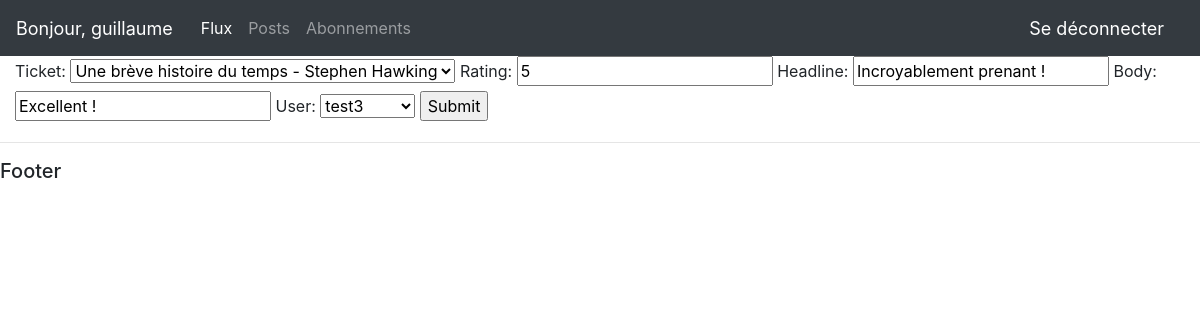
Page /update_review/1 (signed in) on the earlier database version.
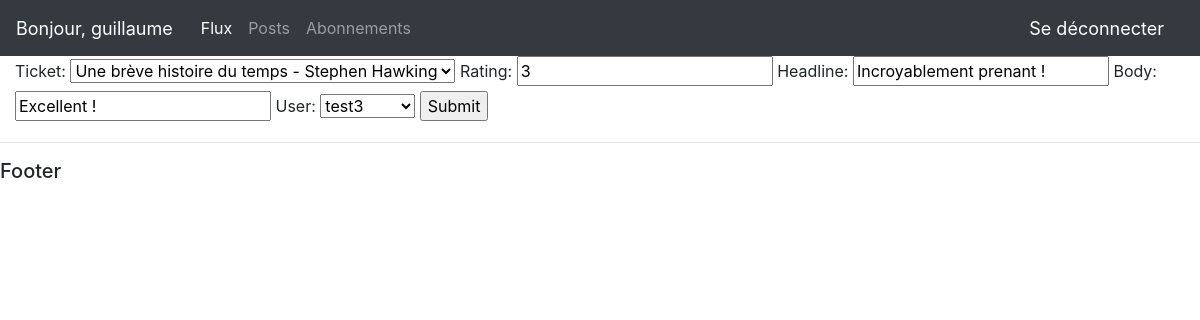
Same page on the later database version.
### reviews/models.py (models this page shows, shortened)
class Review(models.Model):
    ticket = models.ForeignKey(to=Ticket, on_delete=models.CASCADE)
    rating = models.PositiveSmallIntegerField(
        validators=[MinValueValidator(0), MaxValueValidator(5)])
    headline = models.CharField(max_length=128)
    body = models.CharField(max_length=8192, blank=True)
    user = models.ForeignKey(
        to=settings.AUTH_USER_MODEL, on_delete=models.CASCADE)
    time_created = models.DateTimeField(auto_now_add=True)

### reviews/views.py (the view)
# urls.py: path('update_review/<str:pk>', views.updateReview, name='update_review'),
@login_required(login_url='login')
def updateReview(request, pk):
    review = Review.objects.get(pk=pk)
    form = ReviewForm(instance=review)
    if request.method == 'POST':
        form = ReviewForm(request.POST, instance=review)
        if form.is_valid():
            form.save()
            return redirect('/')
    context = {"form":form}
    return render(request, 'reviews/review_form.html', context)

### reviews/forms.py
class ReviewForm(ModelForm):
    class Meta:
        model = Review
        fields = '__all__'

### reviews/models.py (called while the page is built)
    def __str__(self):
        return self.title

### reviews/templates/reviews/review_form.html (shortened to what this page needs)
{% extends 'accounts/main.html'  %}
{% load static %}
{% block content %}
<form method="post" action="">
    {{form}}
    <input type="submit" name="Submit">
</form>
{% endblock %}

Differences in the rows shown:
changed Review "Une brève histoire du temps - Stephen Hawking": rating "5" → "3"
